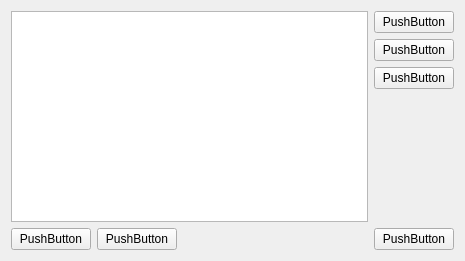
<?xml version="1.0" encoding="UTF-8"?>
<ui version="4.0">
 <class>Form</class>
 <widget class="QWidget" name="Form">
  <property name="geometry">
   <rect>
    <x>0</x>
    <y>0</y>
    <width>465</width>
    <height>261</height>
   </rect>
  </property>
  <property name="windowTitle">
   <string>Form</string>
  </property>
  <layout class="QVBoxLayout" name="verticalLayout_3">
   <item>
    <layout class="QVBoxLayout" name="verticalLayout_2">
     <item>
      <layout class="QHBoxLayout" name="horizontalLayout_2">
       <item>
        <widget class="QTextEdit" name="textEdit"/>
       </item>
       <item>
        <layout class="QVBoxLayout" name="verticalLayout">
         <item>
          <widget class="QPushButton" name="push_button_1">
           <property name="text">
            <string>PushButton</string>
           </property>
          </widget>
         </item>
         <item>
          <widget class="QPushButton" name="pushButton_5">
           <property name="text">
            <string>PushButton</string>
           </property>
          </widget>
         </item>
         <item>
          <widget class="QPushButton" name="pushButton_6">
           <property name="text">
            <string>PushButton</string>
           </property>
          </widget>
         </item>
         <item>
          <spacer name="verticalSpacer">
           <property name="orientation">
            <enum>Qt::Vertical</enum>
           </property>
           <property name="sizeHint" stdset="0">
            <size>
             <width>20</width>
             <height>40</height>
            </size>
           </property>
          </spacer>
         </item>
        </layout>
       </item>
      </layout>
     </item>
     <item>
      <layout class="QHBoxLayout" name="horizontalLayout">
       <item>
        <widget class="QPushButton" name="pushButton">
         <property name="text">
          <string>PushButton</string>
         </property>
        </widget>
       </item>
       <item>
        <widget class="QPushButton" name="pushButton_2">
         <property name="text">
          <string>PushButton</string>
         </property>
        </widget>
       </item>
       <item>
        <spacer name="horizontalSpacer">
         <property name="orientation">
          <enum>Qt::Horizontal</enum>
         </property>
         <property name="sizeHint" stdset="0">
          <size>
           <width>40</width>
           <height>20</height>
          </size>
         </property>
        </spacer>
       </item>
       <item>
        <widget class="QPushButton" name="pushButton_3">
         <property name="text">
          <string>PushButton</string>
         </property>
        </widget>
       </item>
      </layout>
     </item>
    </layout>
   </item>
  </layout>
 </widget>
 <resources/>
 <connections/>
</ui>
